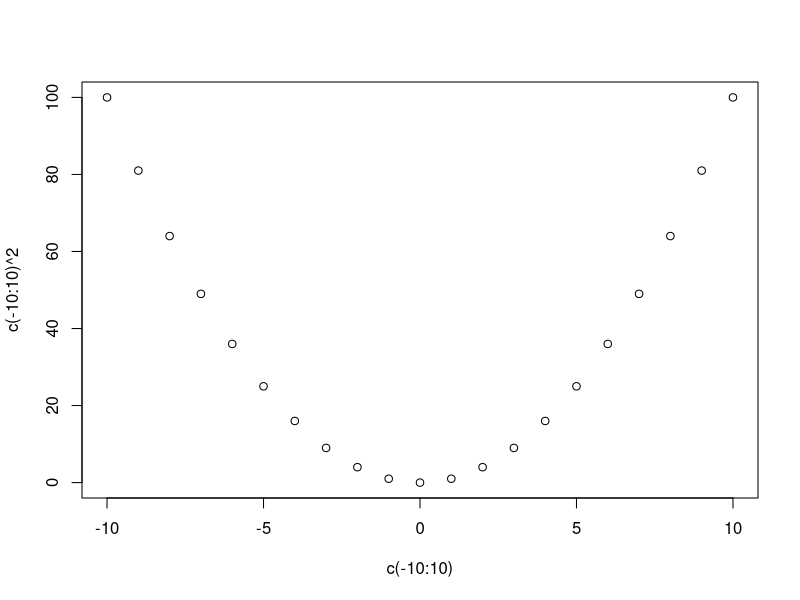
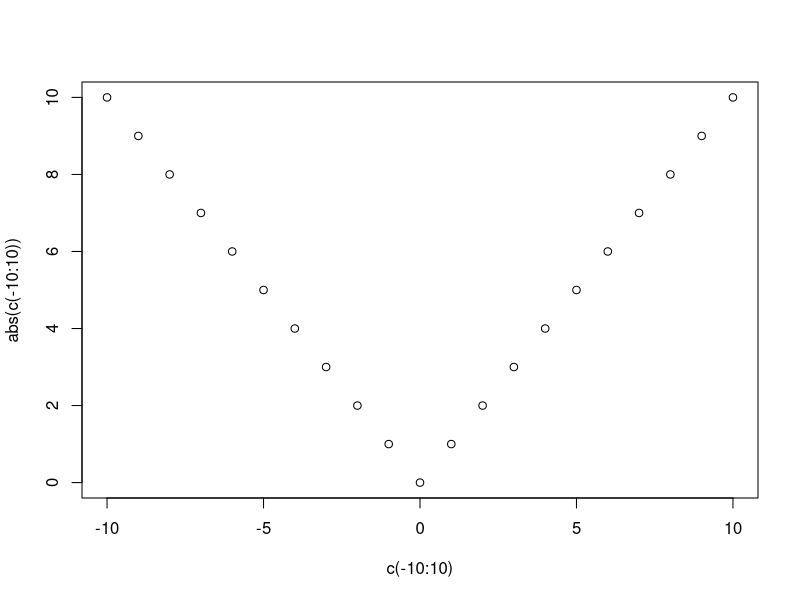
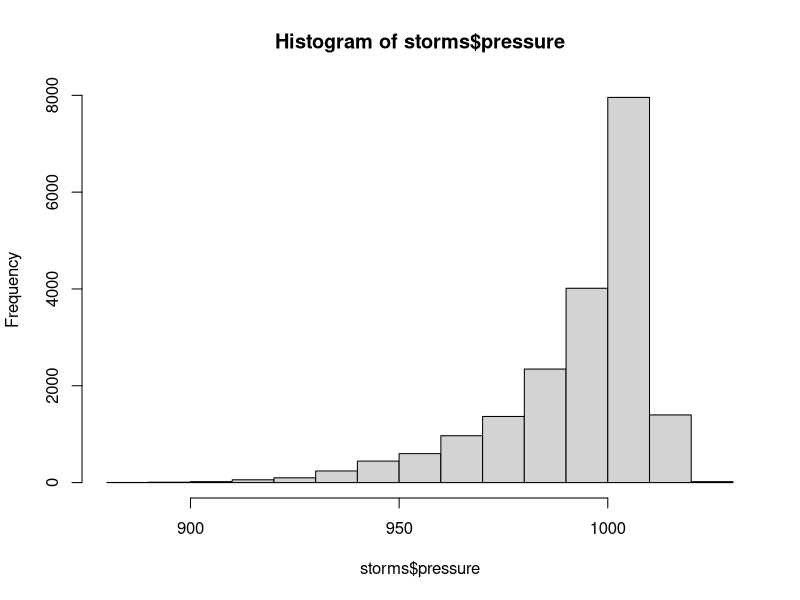

Write the R code that produced these figures, in order. (Note: this script raises an error after producing the figures.)
## ---- chunk 1
knitr::opts_chunk$set(echo = TRUE)
library(tidyverse)
## ---- chunk 2
facet_wrap(plot(c(-10:10),c(-10:10)^2),plot(c(-10:10), abs(c(-10:10))))
## ---- chunk 3
## Example: Storms is a dataset of Atlantic Tropical Storms
library(tidyverse)
storms <- storms
hist(storms$pressure)
## ---- chunk 4
knitr::include_graphics("ggplotcheatsheet.png")
## ---- chunk 5
# Let's make the same plot we made before
ggplot(data = storms, aes(x = pressure)) +
  geom_histogram()
## ---- chunk 6
knitr::include_graphics("wickham.jpeg")
## ---- chunk 7
knitr::include_graphics(c("ggplotmap.png", "temperatureggplot.png"))

